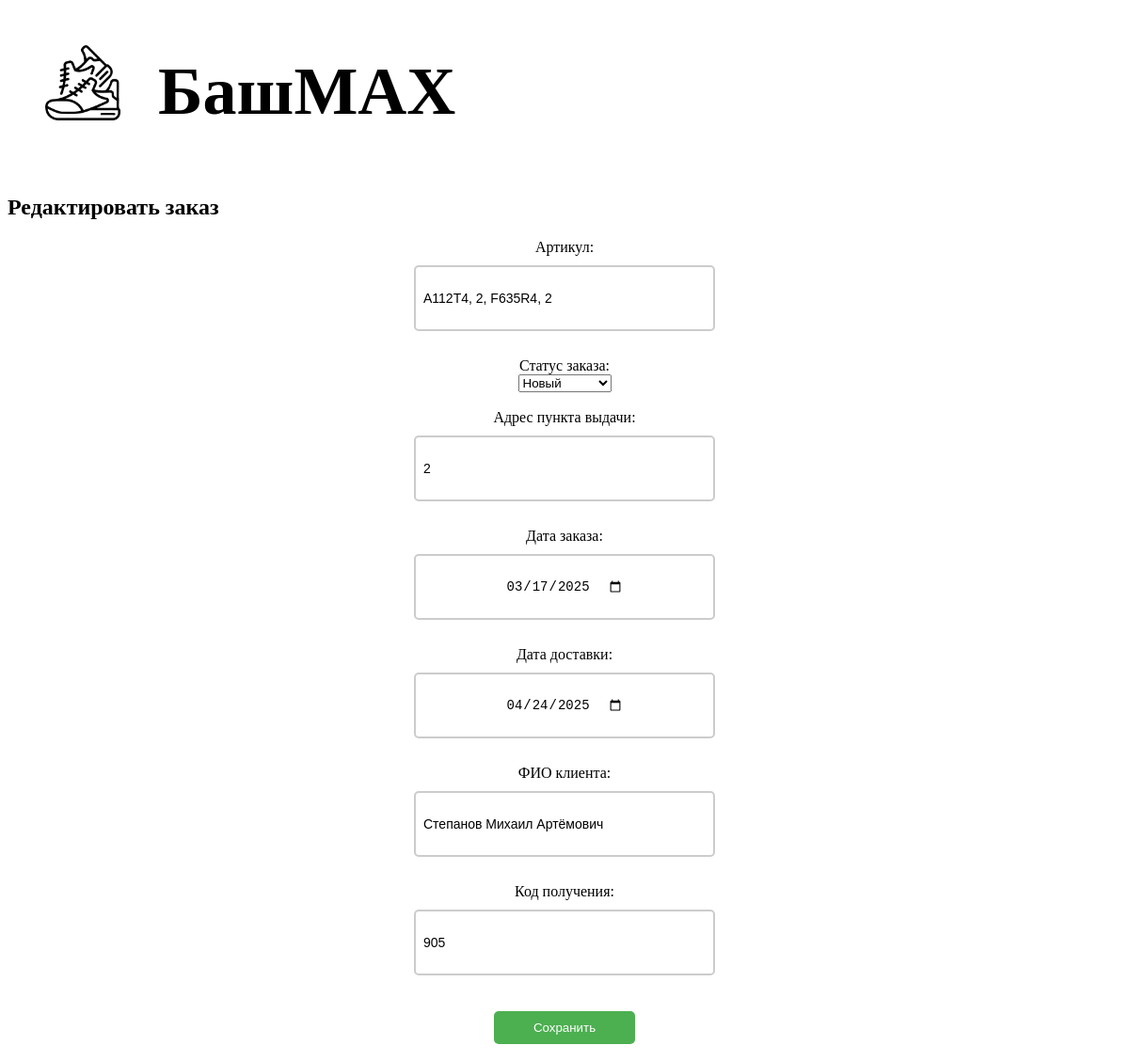
Screenshot of /edit_order/5 with the database file from the repository.
### tables this page shows
CREATE TABLE orders (
            id INTEGER PRIMARY KEY AUTOINCREMENT,
            artikul TEXT,
            order_date DATE,
            delivery_date DATE,
            pup_address INTEGER,
            fullname TEXT,
            code INTEGER,
            status TEXT
        );

### main.py (the view, shortened to what this page needs)
@app.route("/edit_order/<int:order_id>", methods=["GET", "POST"])
def edit_order(order_id):
    conn = get_db()
    cursor = conn.cursor()
    cursor.execute("SELECT * FROM orders WHERE id=?", (order_id,))
    order = cursor.fetchone()
    conn.close()
    return render_template("add_edit_order.html", order=order)

### main.py (called while the page is built)
def get_db():
    conn = sqlite3.connect(DB_NAME)
    conn.row_factory = sqlite3.Row
    return conn

### templates/add_edit_order.html (shortened to what this page needs)
<!DOCTYPE html>
<html lang="en">
<head>
    <link rel="stylesheet" href="{{ url_for('static', filename='styles.css') }}">
</head>
<body>
<header>
    <div style="display: flex;">
        <img style="margin: 40px; width: 80px; height: 80px"
             src="{{ url_for('static', filename='images/Icon.png') }}">
        <h1 style="font-size: 72px">БашMAX</h1>
    </div>
</header>
<main>
<h2>{{ 'Редактировать заказ' if order else 'Добавить заказ' }}</h2>
<form method="post">
    <label>Артикул:</label>
    <input type="text" name="artikul" value="{{ order['artikul'] if order else '' }}"><br>
    <label>Статус заказа:</label>
    <select name="status">
        {% for s in ['Новый', 'В обработке', 'Выполнен', 'Отменён'] %}
            <option value="{{ s }}" {% if order and order['status']==s %}selected{% endif %}>{{ s }}</option>
        {% endfor %}
    </select><br>
    <label>Адрес пункта выдачи:</label>
    <input type="text" name="pup_address" value="{{ order['pup_address'] if order else '' }}"><br>
    <label>Дата заказа:</label>
    <input type="date" name="order_date" value="{{ order['order_date'][:10] if order else '' }}"><br>
    <label>Дата доставки:</label>
    <input type="date" name="delivery_date" value="{{ order['delivery_date'][:10] if order else '' }}"><br>
    <label>ФИО клиента:</label>
    <input type="text" name="fullname" value="{{ order['fullname'] if order else '' }}"><br>
    <label>Код получения:</label>
    <input type="text" name="code" value="{{ order['code'] if order else '' }}"><br>
    <button type="submit">{{ 'Сохранить' if order else 'Добавить' }}</button>
</form>
</main>
</body>
</html>

### static/styles.css (style rules this page uses)
input { display: flex; padding: 8px; margin: 10px; border: 2px solid #ccc; border-radius: 5px; font-size: 14px; justify-content:center; align-items:center; width: 300px; height: 50px }
button { background-color: #4CAF50; color: white; border: none; margin: 10px; padding: 10px 15px; border-radius: 5px; cursor: pointer; width: 150px }
form { display: flex; flex-direction: column; align-items: center; }

### rows the page displays
orders: artikul "А112Т4, 2, F635R4, 2", pup_address "2", order_date "03/17/2025", delivery_date "04/24/2025", fullname "Степанов Михаил Артёмович", code "905"

### other values shown
{{ 'Редактировать заказ' if order else 'Добавить заказ' }} "Редактировать заказ"
{{ 'Сохранить' if order else 'Добавить' }} "Сохранить"
form field status "Новый"
